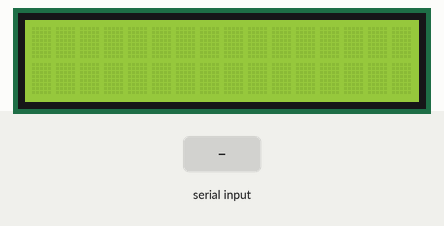
Bench run of a sketch on a simulated Arduino Uno, built with avr-gcc and run on an emulated ATmega328P. Shown: 16×2 character LCD. Inputs (shaded band) come from the test bench. What the sketch prints to the serial monitor is not drawn.

Above: at 1.2 s.
1.3 s: "+" received over Serial
At 3.9 s:
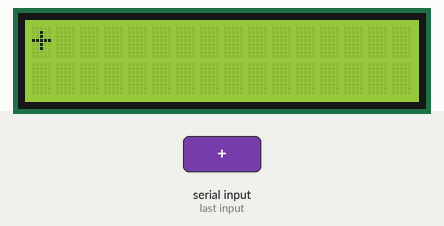
4.2 s: "*" received over Serial
At 6.6 s:
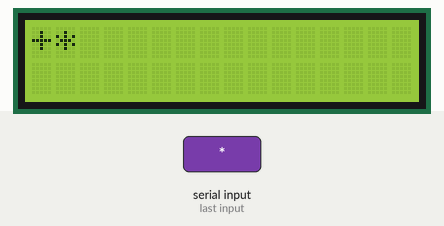
6.9 s: "/" received over Serial
At 9.6 s:
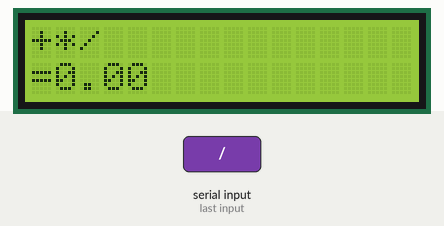
9.9 s: "-" received over Serial
At 12.5 s:
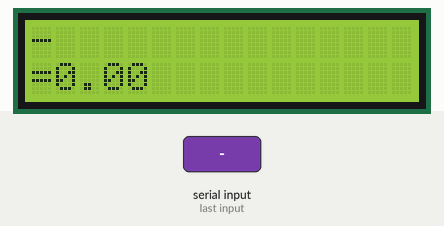
12.8 s: "x90\n" received over Serial
At 14.3 s:
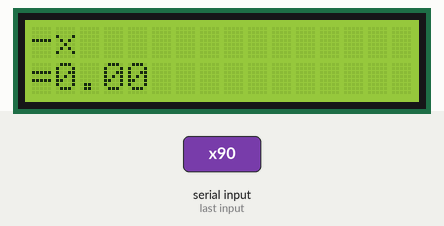
15.5 s: "90,45\n" received over Serial
At 17.2 s:
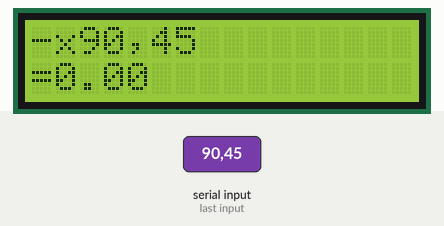
Timing chart, 0 to 18.7 s (numbered marks = the images above; inputs shaded):
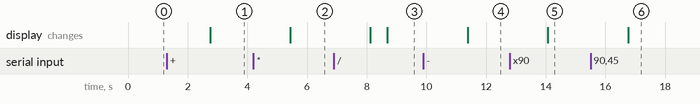

Measured:
- after the input at 1.3 s, the display: changes after 1.4 s (image 1)
- after the input at 4.2 s, the display: changes after 1.2 s (image 2)
- after the input at 6.9 s, the display: first changes after 1.2 s (image 3 shows a later state)
- after the input at 9.9 s, the display: changes after 1.5 s (image 4)
- after the input at 12.8 s, the display: changes after 1.3 s (image 5)
- after the input at 15.5 s, the display: changes after 1.3 s (image 6)

The sketch:

LCD_Calculator.ino
```cpp
/*
 * LCD RS pin to digital pin 7
 * LCD Enable pin to digital pin 8
 * LCD D4 pin to digital pin 9
 * LCD D5 pin to digital pin 10
 * LCD D6 pin to digital pin 11
 * LCD D7 pin to digital pin 12
 * LCD R/W pin to ground
 * LCD VSS pin to ground
 * LCD VCC pin to 5V
 * 10K resistor:
 * ends to +5V and ground
 * wiper to LCD VO pin (pin 3)
*/

#include <LiquidCrystal.h>

#define INT_LIMIT 999999

String str;
float left;
float right;
char op;
int steps = 1;
String lcdstr;
String lcdstrval;
bool prompted_left = false;
bool prompted_op = false;
bool prompted_right = false;

int blink_counter = 0;
bool error = false;

LiquidCrystal lcd(7, 8, 9, 10, 11, 12);

void setup() {
  // put your setup code here, to run once:
  Serial.begin(9600);
}

void loop() {
  // put your main code here, to run repeatedly:

  if ( !error ) {
    if ( steps == 1 && !prompted_left ) {
      // prompt for left
      prompted_left = true;
      Serial.println("Enter the first number");
    }
    else if ( steps == 2 && !prompted_op ) {
      // prompt for operator
      prompted_op = true;
      Serial.println("Enter the operator +, -, *, /");
    }
    else if ( steps == 3 && !prompted_right ) {
      // prompt for right
      prompted_right = true;
      Serial.println("Enter the second number");
    }

    if ( Serial.available() > 0 ) {
      str = Serial.readString();
      if ( str == "C" || str =="c" ) {
        left = 0;
        right = 0;
        steps = 1;
        lcdstr = "";
        lcdstrval = "";
      }
      else {
        if ( steps == 1 ){
          // getting the left number
          lcdstr = "";
          left = str.toFloat();

          if ( left < INT_LIMIT ) {
            lcdstr += str;
            ++steps;
          } else {
            Serial.println("Number too large");
            lcdstrval = "error: overflow";
            lcdstr = "";
            Serial.print(lcdstr);
            prompted_left = false;
            steps = 1;
            error = true;
          }
        }
        else if ( steps == 2 ) {
          // getting the operator
          op = str[0];
          switch (op) {
             case '+' : ++steps; lcdstr += op; break;
             case '-' : ++steps; lcdstr += op; break;
             case '*' : ++steps; lcdstr += op; break;
             case 'x' : ++steps; lcdstr += op; break;
             case '/' : ++steps; lcdstr += op; break;
             default: Serial.println("Not a valid operation"); prompted_op = false; break;
          }
        }
        else if ( steps == 3 ) {
          // getting the right number
          right = str.toFloat();
          if ( right < INT_LIMIT ) {
            lcdstr += str;
            ++steps;
          } else {
            Serial.println("Number too large");
            lcdstrval = "error: overflow";
            prompted_right = false;
            error = true;
          }
        }
      }
    }

    else if ( steps == 4 ) {
      steps = 1;
      double val = calc(left, right, op);
      if ( val < INT_LIMIT ) {
        lcdstrval = '=' + String( val );
      }
      else {
        lcdstr = "";
        lcdstrval = "error: overflow";
        error = true;
        steps = 1;
      }

      Serial.print(lcdstr);
      Serial.println(lcdstrval);

      prompted_left = false;
      prompted_op = false;
      prompted_right = false;
    }

    // display the LCD string
    lcd.begin(16, 2);
    // Print a message to the LCD.
    lcd.print(lcdstr);
    lcd.setCursor(0,1);
    lcd.print(lcdstrval);
    delay(500);
  }
  else {
    lcd.clear();

    delay(500);

    lcd.begin(16, 2);
    // Print a message to the LCD.
    lcd.print(lcdstr);
    lcd.setCursor(0,1);
    lcd.print(lcdstrval);

    delay(500);

    ++blink_counter;

    if ( blink_counter == 2 ){
      error = false;
      blink_counter = 0;
    }
  }
}

double calc(float l, float r, char o) {
  switch (o) {
    case '+' : return l + r; break;
    case '-' : return l - r; break;
    case '*' : return l * r; break;
    case 'x' : return l * r; break;
    case '/' : return l / r; break;
    default: return l; break;
  }
}
```
